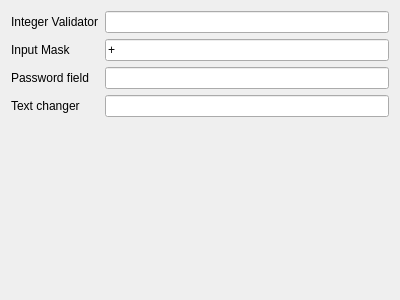
<?xml version="1.0" encoding="UTF-8"?>
<ui version="4.0">
 <class>Form</class>
 <widget class="QWidget" name="Form">
  <property name="geometry">
   <rect>
    <x>0</x>
    <y>0</y>
    <width>400</width>
    <height>300</height>
   </rect>
  </property>
  <property name="windowTitle">
   <string>Form</string>
  </property>
  <layout class="QFormLayout" name="formLayout">
   <item row="3" column="0">
    <widget class="QLabel" name="label_2">
     <property name="text">
      <string>Input Mask</string>
     </property>
    </widget>
   </item>
   <item row="3" column="1">
    <widget class="QLineEdit" name="t2">
     <property name="inputMask">
      <string>+99999999999</string>
     </property>
    </widget>
   </item>
   <item row="5" column="0">
    <widget class="QLabel" name="label_3">
     <property name="text">
      <string>Password field</string>
     </property>
    </widget>
   </item>
   <item row="5" column="1">
    <widget class="QLineEdit" name="t3">
     <property name="echoMode">
      <enum>QLineEdit::Password</enum>
     </property>
    </widget>
   </item>
   <item row="7" column="0">
    <widget class="QLabel" name="label_4">
     <property name="text">
      <string>Text changer</string>
     </property>
    </widget>
   </item>
   <item row="7" column="1">
    <widget class="QLineEdit" name="t4"/>
   </item>
   <item row="2" column="0">
    <widget class="QLabel" name="label">
     <property name="text">
      <string>Integer Validator</string>
     </property>
    </widget>
   </item>
   <item row="2" column="1">
    <widget class="QLineEdit" name="t1"/>
   </item>
  </layout>
 </widget>
 <resources/>
 <connections/>
</ui>
